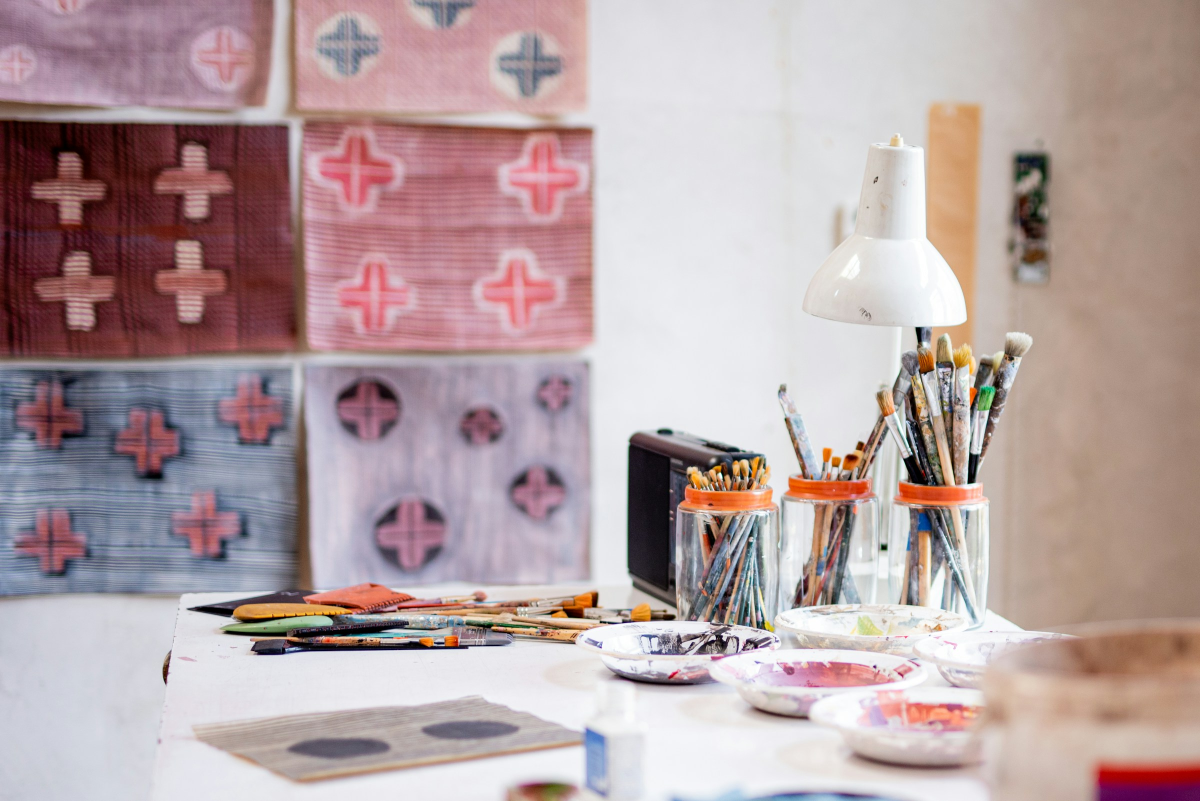
#> input picture assets/originals/blog-design-brief.jpg, 2400 x 1602 px (shown at 1/2 size); its folder holds only this picture in this run
$ python optimise-assets.py
#> lines starting #> are read from the running program, lines starting #| are printed output that depends on the picture
from pathlib import Path
from PIL import Image,ImageOps
import json,re
metadata={}
sources=list(Path('assets/originals').glob('*'))
for project_photos in Path('projects').glob('*/photos'):
 sources.extend((project_photos/'originals').glob('*'))
 sources.extend((project_photos/'edited').glob('*'))
for path in sources:
 if not path.is_file() or path.suffix.lower() not in {'.jpg','.jpeg','.png','.webp','.tif','.tiff'}: continue
 project_slug=None
 if 'projects' in path.parts:
  project_slug=path.parts[path.parts.index('projects')+1]
 out_dir=Path('projects')/project_slug/'photos'/'optimized' if project_slug else Path('images')
 out_dir.mkdir(parents=True,exist_ok=True)
 im=ImageOps.exif_transpose(Image.open(path)).convert('RGB');variants={}
#> further down, im is the input picture: PIL image 2400x1602 RGB; mean R, G, B 181, 161.6, 163
 for requested in [640,1280,1920]:
  out=im.copy();out.thumbnail((requested,10000));name=out_dir/f'{path.stem}-{requested}.webp'
  out.save(name,'WEBP',quality=82 if requested==1920 else 79,method=6)
  variants[str(requested)]={'width':out.width,'height':out.height}
#> this loop made 3 passes
#> pass 1, `out.save(name,'WEBP',quality=82 if requested==1920 else 79,method=6)`:
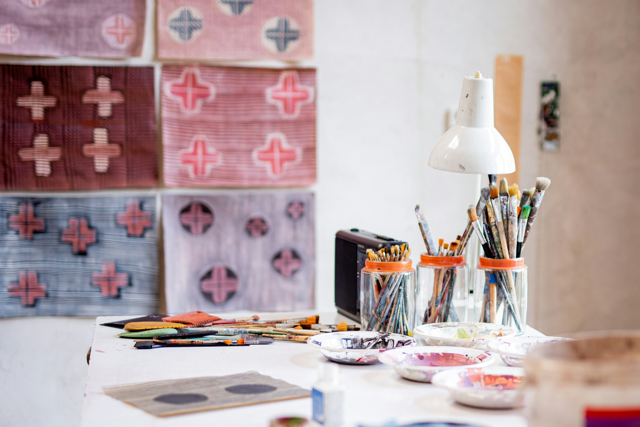
#> saved as blog-design-brief-640.webp: PIL image 640x427 RGB; mean R, G, B 181, 161.6, 163
#> after the loop, variants = 3 items
 metadata[path.stem]=variants
Path('assets/image-dimensions.json').write_text(json.dumps(metadata,indent=2))
print('Optimised responsive images')

$ run again, on assets/originals/home-editorial.jpg
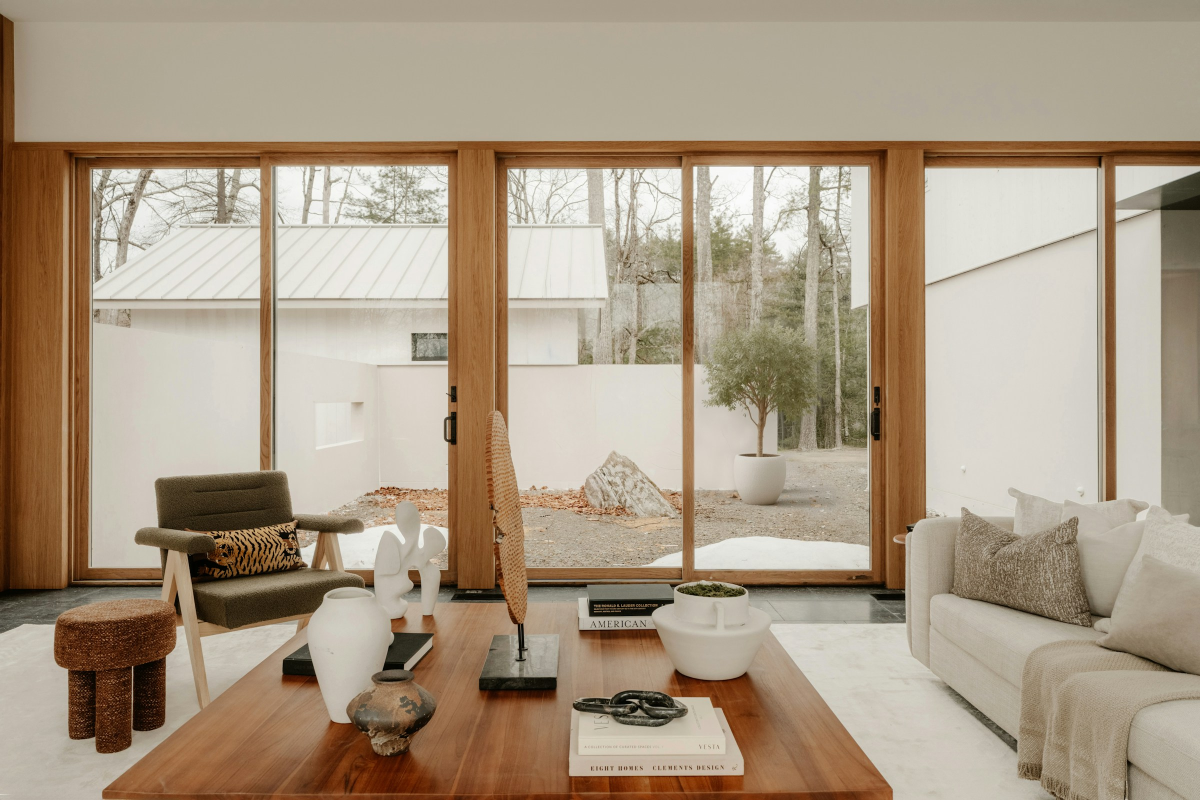
#> input picture assets/originals/home-editorial.jpg, 2400 x 1600 px (shown at 1/2 size)
#> im is the input picture: PIL image 2400x1600 RGB; mean R, G, B 169.8, 153.5, 132.8
#> the loop `for requested in [640,1280,1920]:` made 3 passes
#> pass 1, `out.save(name,'WEBP',quality=82 if requested==1920 else 79,method=6)`:
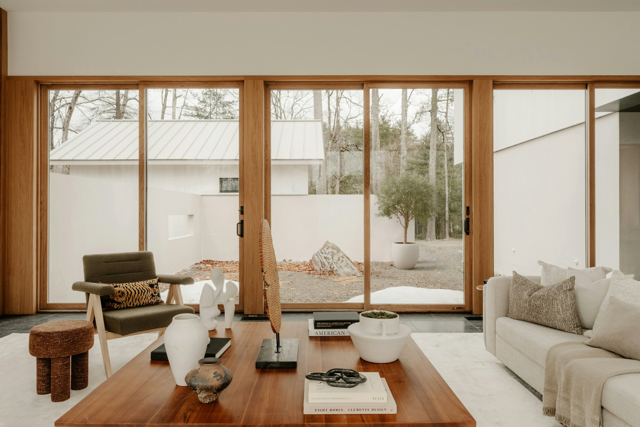
#> saved as home-editorial-640.webp: PIL image 640x427 RGB; mean R, G, B 169.8, 153.5, 132.8
#> after the loop `for requested in [640,1280,1920]:`: variants = 3 items

$ run again, on assets/originals/house-photoreal-concept.png
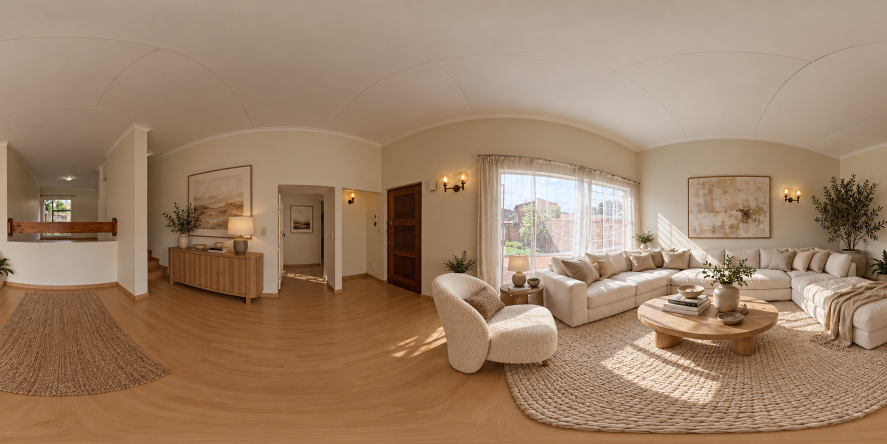
#> input picture assets/originals/house-photoreal-concept.png, 1774 x 887 px (shown at 1/2 size)
#> im is the input picture: PIL image 1774x887 RGB; mean R, G, B 157.6, 129.3, 104.6
#> the loop `for requested in [640,1280,1920]:` made 3 passes
#> pass 1, `out.save(name,'WEBP',quality=82 if requested==1920 else 79,method=6)`:
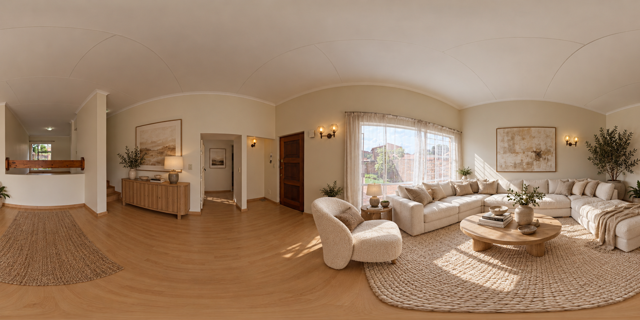
#> saved as house-photoreal-concept-640.webp: PIL image 640x320 RGB; mean R, G, B 157.6, 129.3, 104.6
#> after the loop `for requested in [640,1280,1920]:`: variants = 3 items

$ run again, on assets/originals/megha-professional.png
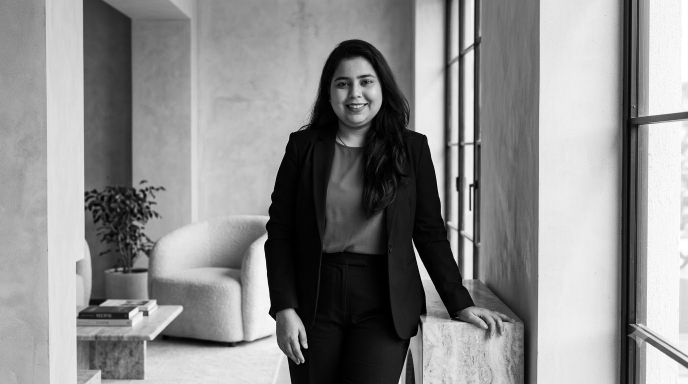
#> input picture assets/originals/megha-professional.png, 1376 x 768 px (shown at 1/2 size)
#> im is the input picture: PIL image 1376x768 RGB; mean R, G, B 140, 140, 140
#> the loop `for requested in [640,1280,1920]:` made 3 passes
#> pass 1, `out.save(name,'WEBP',quality=82 if requested==1920 else 79,method=6)`:
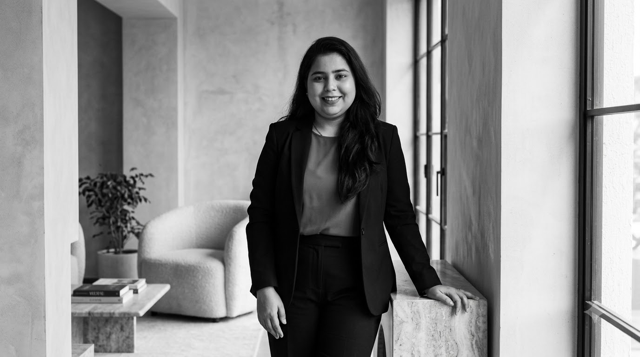
#> saved as megha-professional-640.webp: PIL image 640x357 RGB; mean R, G, B 140, 140, 140
#> after the loop `for requested in [640,1280,1920]:`: variants = 3 items

$ run again, on assets/originals/blog-layered-light.jpg
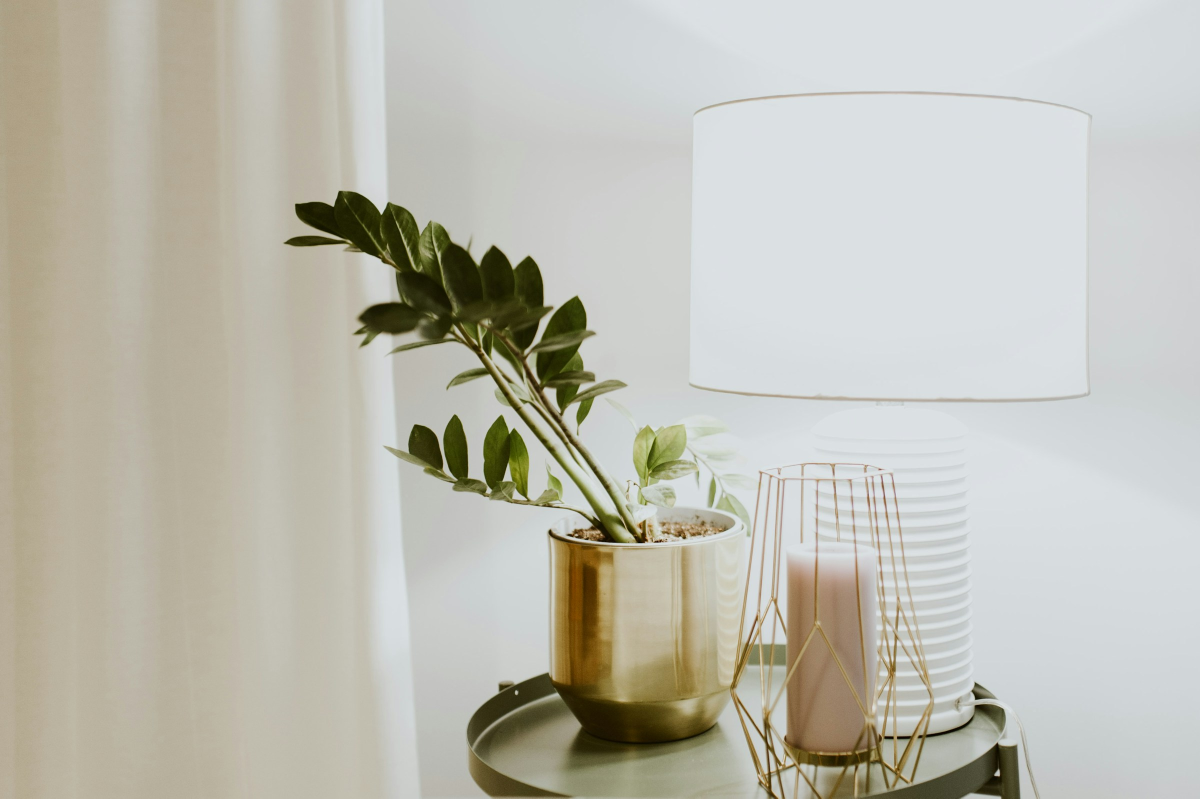
#> input picture assets/originals/blog-layered-light.jpg, 2400 x 1597 px (shown at 1/2 size)
#> im is the input picture: PIL image 2400x1597 RGB; mean R, G, B 189.9, 188.8, 178.3
#> the loop `for requested in [640,1280,1920]:` made 3 passes
#> pass 1, `out.save(name,'WEBP',quality=82 if requested==1920 else 79,method=6)`:
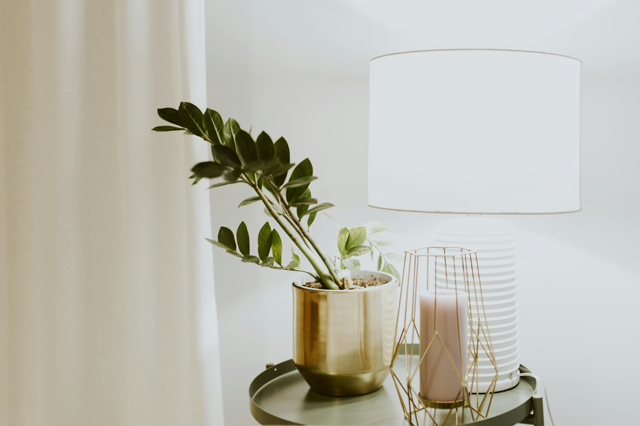
#> saved as blog-layered-light-640.webp: PIL image 640x426 RGB; mean R, G, B 189.9, 188.8, 178.3
#> after the loop `for requested in [640,1280,1920]:`: variants = 3 items
